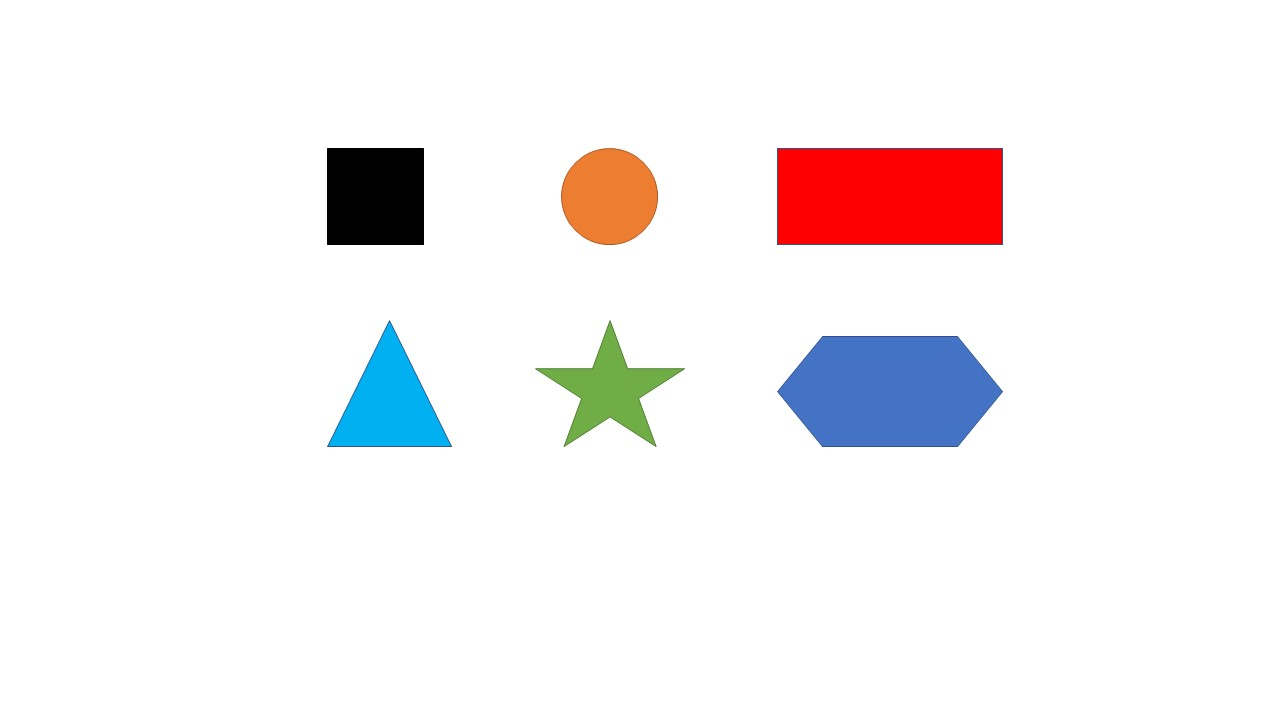
#> input picture python_assignments/openCV_exercises/geometries.jpg, 1280 x 720 px
$ python Geometries_detect.py
#> lines starting #> are read from the running program, lines starting #| are printed output that depends on the picture; after the words box and inside, x2 and y2 are one past the last pixel; in counts of white or black regions, pixels touching at a corner belong together
import cv2 as cv

img = cv.imread('geometries.jpg')
#> img is the input picture: shape (720, 1280, 3); mean B, G, R 242, 240.9, 244.8
imgGray = cv.cvtColor(img, cv.COLOR_BGR2GRAY)
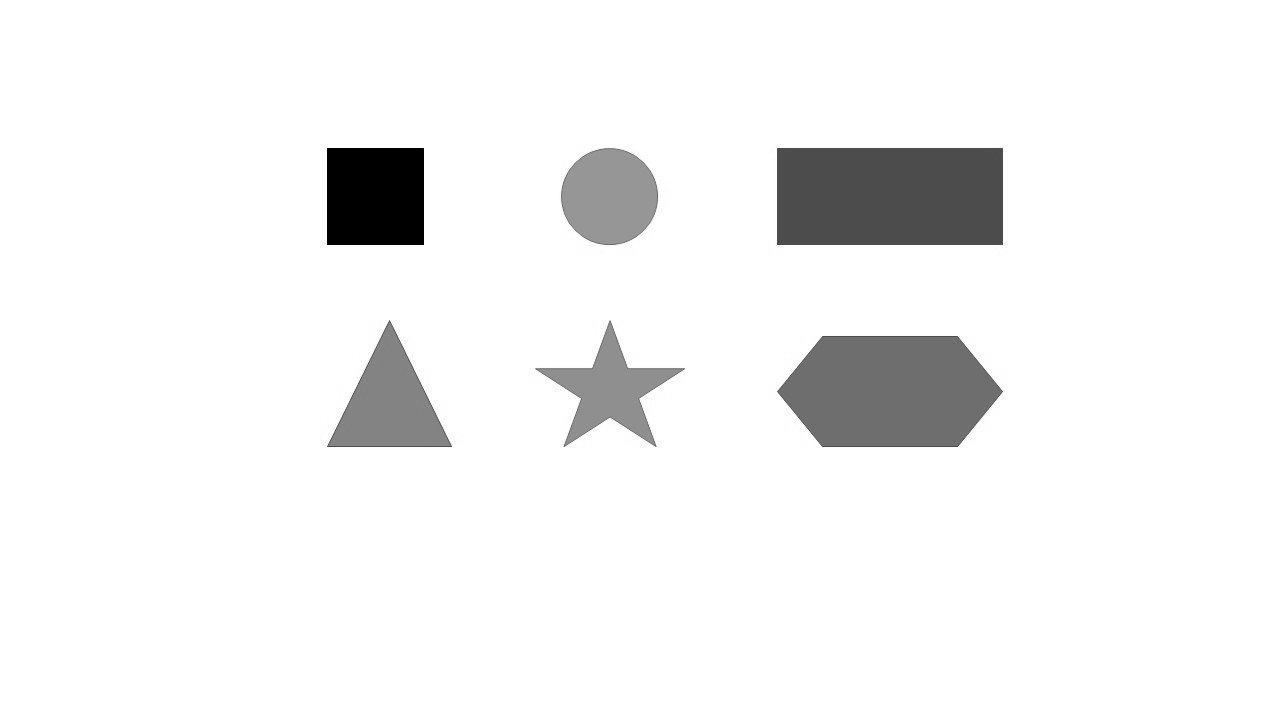
#> imgGray: shape (720, 1280); min 0, max 255, mean 242.2
_, thre = cv.threshold(imgGray, 240, 255, cv.THRESH_BINARY)
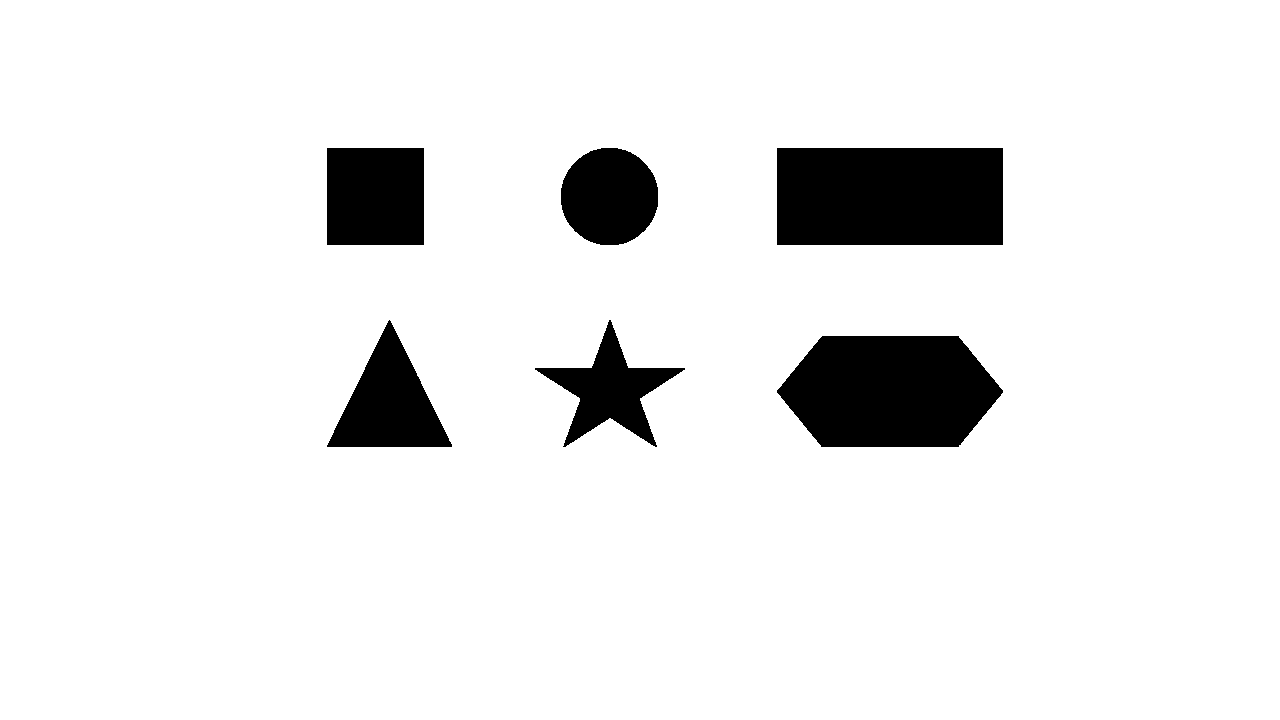
#> thre: shape (720, 1280); 92% white; 6 black regions
contours, _ = cv.findContours(thre, cv.RETR_TREE, cv.CHAIN_APPROX_NONE)
#> contours = 7 contours; box (x1, y1, x2, y2) and area: (0, 0, 1280, 720) 919601, (776, 147, 1004, 246) 22244, (776, 335, 1004, 448) 20421, (326, 147, 425, 246) 9602, (326, 319, 453, 448) 8298, (560, 147, 659, 246) 7617, (534, 319, 686, 448) 6819

for contour in contours:
    approx = cv.approxPolyDP(contour, 0.01*cv.arcLength(contour, True), True)
    cv.drawContours(img, [approx], 0, (0,0,0), 2)   # index, color, thickness
    x = approx.ravel()[0]+20
    y = approx.ravel()[1]-12
    if len(approx) == 3:
        cv.putText(img, 'Triangle', (x,y), cv.FONT_HERSHEY_COMPLEX, 0.5, (0,0,0))
    elif len(approx) == 4:
        # to differentiate the rectangle from square
        x1, y1, w, h = cv.boundingRect(approx)
        ratio = w/h
        if 0.95 <=ratio<= 1.05:
            cv.putText(img, 'square', (x, y), cv.FONT_HERSHEY_COMPLEX, 0.5, (0, 0, 0))
        else:
            cv.putText(img, 'rectangle', (x, y), cv.FONT_HERSHEY_COMPLEX, 0.5, (0, 0, 0))
    elif 5 <= len(approx) <= 7:
        cv.putText(img, 'pentagon', (x, y), cv.FONT_HERSHEY_COMPLEX, 0.5, (0, 0, 0))
    elif len(approx) == 10:
        cv.putText(img, 'star', (x, y), cv.FONT_HERSHEY_COMPLEX, 0.5, (0, 0, 0))
    else:
        cv.putText(img, 'Circle', (x, y), cv.FONT_HERSHEY_COMPLEX, 0.5, (0, 0, 0))
#> this loop made 7 passes
#> (approx, x, y, x1, y1, w, h, ratio) on passes 1, 5, 7: ([[0, 0], [0, 719], [1279, 719], [1279, 0]], 20, -12, 0, 0, 1280, 720, 1.78), ([[776, 148], [1002, 147], [1003, 244], [777, 245]], 796, 136, 776, 147, 228, 99, 2.3), ([[326, 148], [423, 147], [424, 244], [327, 245]], 346, 136, 326, 147, 99, 99, 1)
#> (x, y) on passes 2, 3, 6: (796, 378), (554, 356), (610, 138)
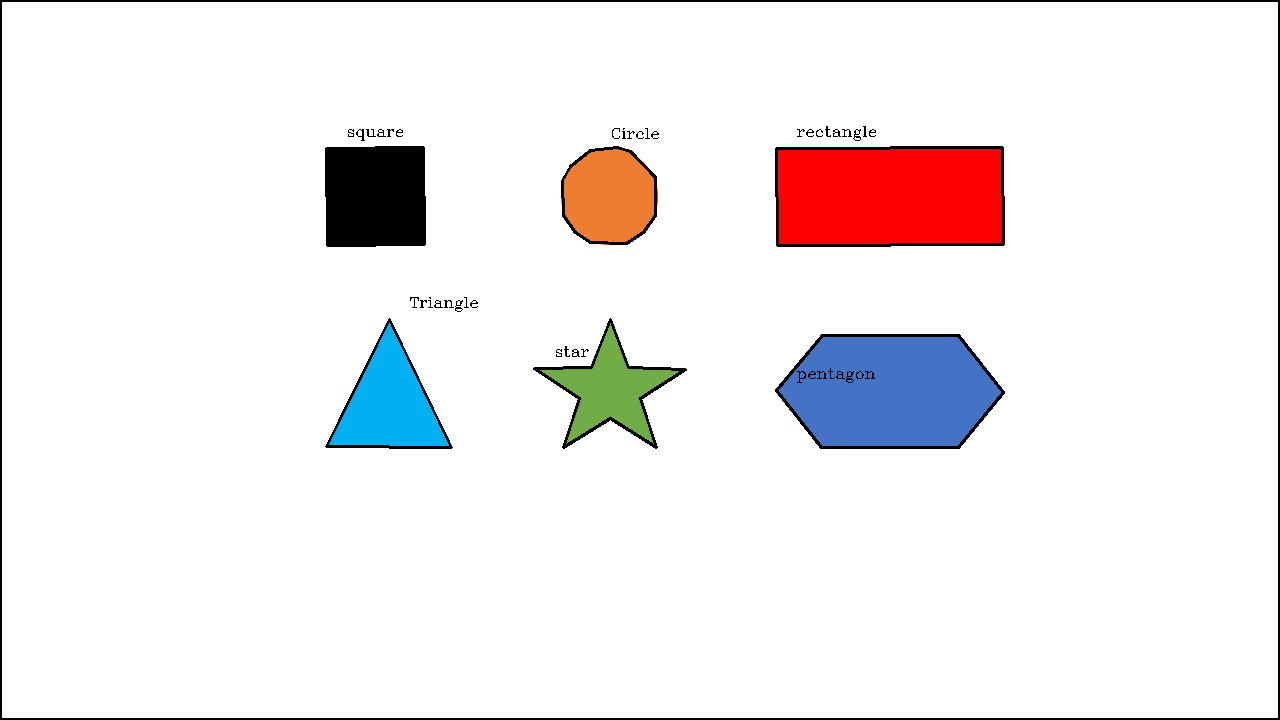
#> img: shape (720, 1280, 3); 1.86% of pixels changed, all inside (x1, y1, x2, y2) = (0, 0, 1280, 720)

cv.imshow('shapes', img)
cv.waitKey(0)
cv.destroyAllWindows()
